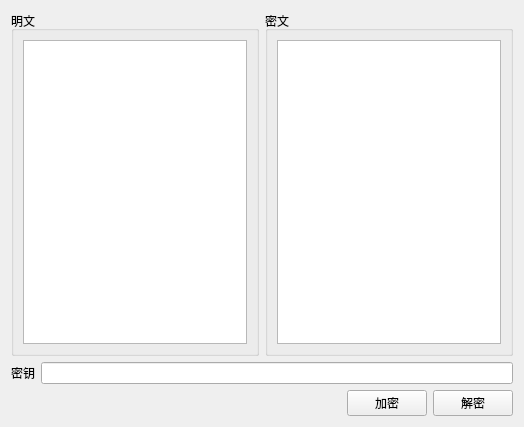
<?xml version="1.0" encoding="UTF-8"?>
<ui version="4.0">
 <class>TextEncryptionWidget</class>
 <widget class="QWidget" name="TextEncryptionWidget">
  <property name="geometry">
   <rect>
    <x>0</x>
    <y>0</y>
    <width>524</width>
    <height>427</height>
   </rect>
  </property>
  <property name="windowTitle">
   <string/>
  </property>
  <layout class="QVBoxLayout" name="verticalLayout">
   <item>
    <layout class="QHBoxLayout" name="textEditsLayout">
     <item>
      <widget class="QGroupBox" name="plaintextBox">
       <property name="title">
        <string>明文</string>
       </property>
       <layout class="QHBoxLayout" name="horizontalLayout_2">
        <item>
         <widget class="QPlainTextEdit" name="plainTextEdit"/>
        </item>
       </layout>
      </widget>
     </item>
     <item>
      <widget class="QGroupBox" name="ciphertextBox">
       <property name="title">
        <string>密文</string>
       </property>
       <layout class="QHBoxLayout" name="horizontalLayout_3">
        <item>
         <widget class="QPlainTextEdit" name="cipherTextEdit"/>
        </item>
       </layout>
      </widget>
     </item>
    </layout>
   </item>
   <item>
    <layout class="QHBoxLayout" name="keyLayout">
     <item>
      <widget class="QLabel" name="keyLabel">
       <property name="text">
        <string>密钥</string>
       </property>
      </widget>
     </item>
     <item>
      <widget class="QLineEdit" name="keyLineEdit"/>
     </item>
    </layout>
   </item>
   <item>
    <layout class="QHBoxLayout" name="buttonLayout">
     <item>
      <spacer name="buttonSpacer">
       <property name="orientation">
        <enum>Qt::Horizontal</enum>
       </property>
       <property name="sizeHint" stdset="0">
        <size>
         <width>40</width>
         <height>20</height>
        </size>
       </property>
      </spacer>
     </item>
     <item>
      <widget class="QPushButton" name="encryptPushButton">
       <property name="sizePolicy">
        <sizepolicy hsizetype="Fixed" vsizetype="Fixed">
         <horstretch>0</horstretch>
         <verstretch>0</verstretch>
        </sizepolicy>
       </property>
       <property name="text">
        <string>加密</string>
       </property>
      </widget>
     </item>
     <item>
      <widget class="QPushButton" name="decryptPushButton">
       <property name="sizePolicy">
        <sizepolicy hsizetype="Fixed" vsizetype="Fixed">
         <horstretch>0</horstretch>
         <verstretch>0</verstretch>
        </sizepolicy>
       </property>
       <property name="text">
        <string>解密</string>
       </property>
      </widget>
     </item>
    </layout>
   </item>
  </layout>
 </widget>
 <resources/>
 <connections/>
</ui>
